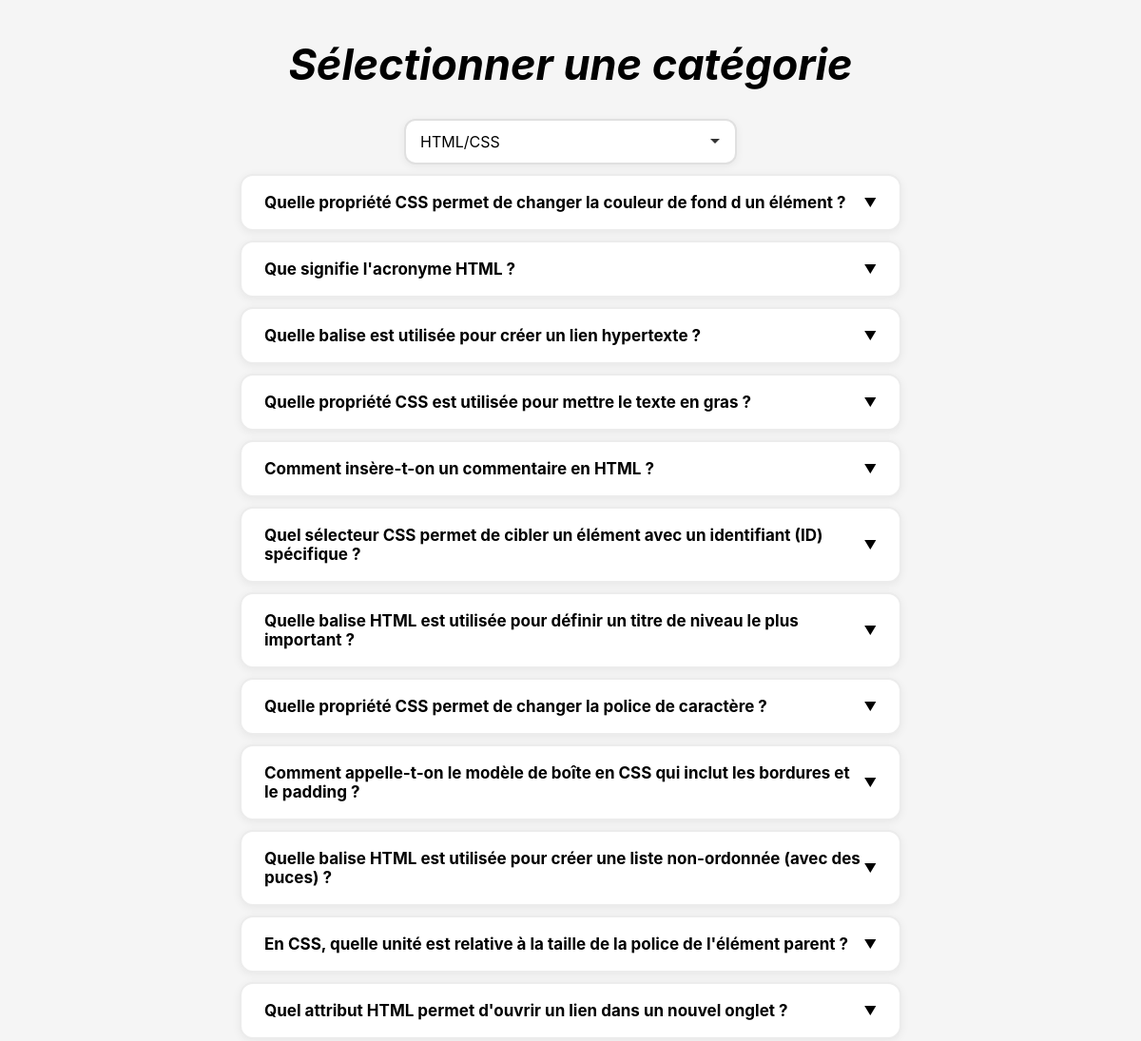
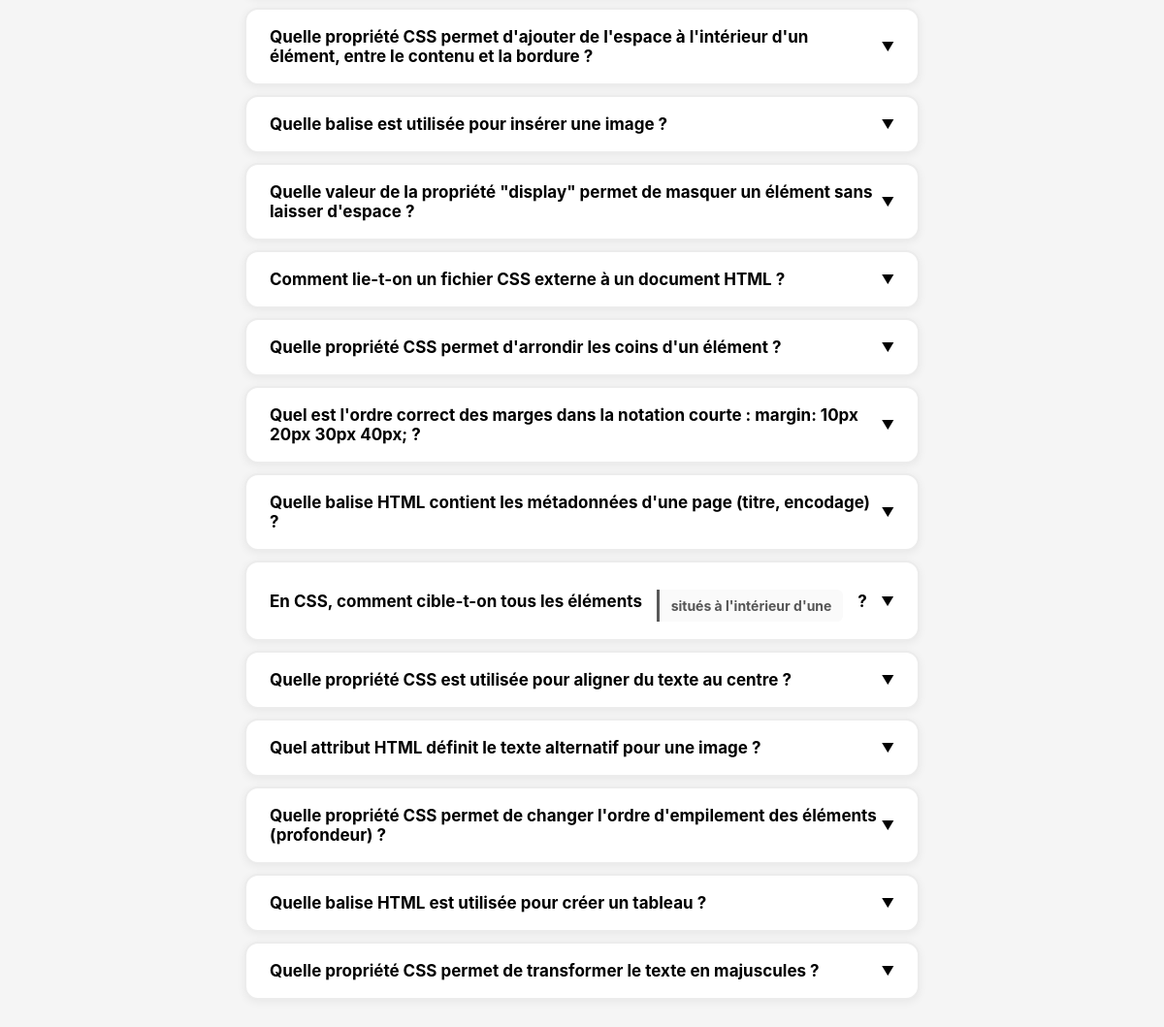
Page /Admin/Voir_tout.php?categorie_id=1 on the committed database (2 pictures, top to bottom).
### tables this page shows
CREATE TABLE `questions` (
  `id` int(11) NOT NULL,
  `question` text NOT NULL,
  `reponse1` varchar(50) NOT NULL,
  `reponse2` varchar(50) NOT NULL,
  `reponse3` varchar(50) NOT NULL,
  `reponse4` varchar(50) NOT NULL,
  `bonne_reponse` int(11) NOT NULL,
  `catégorie` int(11) NOT NULL
);

### Admin/Voir_tout.php (the view, shortened to what this page needs)
<?php
require_once "../Configuration/config.php";
$categories = $db->query("SELECT * FROM catégorie")->fetchAll(PDO::FETCH_ASSOC);
?>
<!DOCTYPE html>
<html lang="en">
<head>
    <link rel="stylesheet" href="Voir_tout.css">
</head>
<body>
    <form method="GET">
        <h1>Sélectionner une catégorie</h1>
        <select name="categorie_id" onchange="this.form.submit()">
            <?php foreach($categories as $cat): ?>
                <option value="<?= $cat['id'] ?>" <?= isset($_GET['categorie_id']) && $_GET['categorie_id'] == $cat['id'] ? 'selected' : '' ?>><?= $cat['nom'] ?></option>
            <?php endforeach; ?>
        </select>
    </form>
<?php if(isset($_GET['categorie_id']) && $_GET['categorie_id'] != ''): ?>
    <?php
    $stmt = $db->prepare("SELECT * FROM questions WHERE catégorie = ?");
    $stmt->execute([$_GET['categorie_id']]);
    $questions = $stmt->fetchAll(PDO::FETCH_ASSOC);
    ?>
    <?php foreach($questions as $q): ?>
        <details>
            <summary><?= $q['question'] ?></summary>
        </details>
    <?php endforeach; ?>
<?php endif; ?>
</body>
</html>

### Admin/Voir_tout.css (style rules this page uses)
* { margin: 0; padding: 0; box-sizing: border-box; font-family: 'Inter', sans-serif; }
body { background: #f5f5f5; min-height: 100vh; padding: 40px 20px; }
h1 { font-size: 45px; font-weight: bold; font-style: italic; text-align: center; margin-bottom: 30px; }
form { display: flex; flex-direction: column; align-items: center; }
select { appearance: none; background-color: white; border: 2px solid #e0e0e0; border-radius: 12px; padding: 12px 40px 12px 15px; font-size: 16px; font-family: 'Inter', sans-serif; cursor: pointer; background-repeat: no-repeat; background-position: right 15px center; width: 350px; box-shadow: 0 2px 8px rgba(0,0,0,0.06); }
details { background: white; border-radius: 14px; padding: 18px 24px; margin: 10px auto; width: 60%; box-shadow: 0 2px 10px rgba(0,0,0,0.06); border: 2px solid #ececec; transition: border-color 0.2s; }
summary { font-size: 17px; font-weight: 700; cursor: pointer; list-style: none; display: flex; justify-content: space-between; align-items: center; }
summary::after { content: "▼"; font-size: 13px; transition: transform 0.2s; }

### rows in the picture
questions: question "Quelle propriété CSS permet de changer la couleur de fond d un élément ?"
questions: question "Que signifie l'acronyme HTML ?"
questions: question "Quelle balise est utilisée pour créer un lien hypertexte ?"
questions: question "Quelle propriété CSS est utilisée pour mettre le texte en gras ?"
questions: question "Comment insère-t-on un commentaire en HTML ?"
questions: question "Quel sélecteur CSS permet de cibler un élément avec un identifiant (ID) spécifique ?"
questions: question "Quelle balise HTML est utilisée pour définir un titre de niveau le plus important ?"
questions: question "Quelle propriété CSS permet de changer la police de caractère ?"
questions: question "Comment appelle-t-on le modèle de boîte en CSS qui inclut les bordures et le padding ?"
questions: question "Quelle balise HTML est utilisée pour créer une liste non-ordonnée (avec des puces) ?"
questions: question "En CSS, quelle unité est relative à la taille de la police de l'élément parent ?"
questions: question "Quel attribut HTML permet d'ouvrir un lien dans un nouvel onglet ?"
questions: question "Quelle propriété CSS permet d'ajouter de l'espace à l'intérieur d'un élément, entre le contenu et la bordure ?"
questions: question "Quelle balise est utilisée pour insérer une image ?"
questions: question "Quelle valeur de la propriété \"display\" permet de masquer un élément sans laisser d'espace ?"
questions: question "Comment lie-t-on un fichier CSS externe à un document HTML ?"
questions: question "Quelle propriété CSS permet d'arrondir les coins d'un élément ?"
questions: question "Quel est l'ordre correct des marges dans la notation courte : margin: 10px 20px 30px 40px; ?"
questions: question "Quelle balise HTML contient les métadonnées d'une page (titre, encodage) ?"
questions: question "En CSS, comment cible-t-on tous les éléments situés à l'intérieur d'une ?"
questions: question "Quelle propriété CSS est utilisée pour aligner du texte au centre ?"
questions: question "Quel attribut HTML définit le texte alternatif pour une image ?"
questions: question "Quelle propriété CSS permet de changer l'ordre d'empilement des éléments (profondeur) ?"
questions: question "Quelle balise HTML est utilisée pour créer un tableau ?"
questions: question "Quelle propriété CSS permet de transformer le texte en majuscules ?"

### other values in the picture
form field categorie_id "HTML/CSS"
